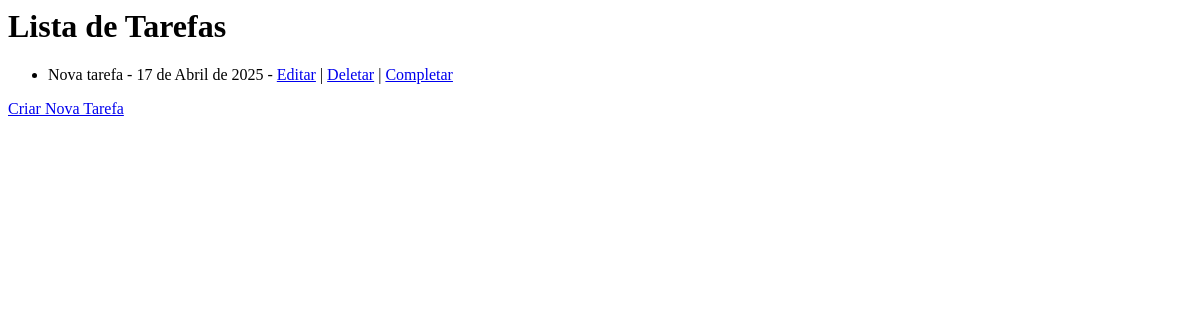
Before: / with the older database file.
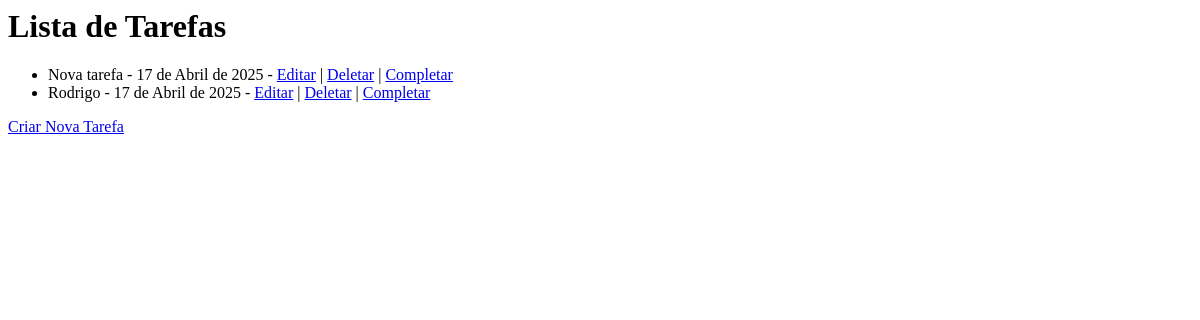
After: the same page with the newer database file.
### todos/models.py (models this page shows)
class Todo(models.Model):
	title = models.CharField(max_length=100, null=False, blank=False)
	created_at =models.DateField(auto_now_add=True,null=False,blank=False)
	deadline = models.DateField(null=False, blank=False)
	finished_at = models.DateField(null=True)

### todos/views.py (the view)
# urls.py: path('', TodoListView.as_view(), name='todo_list'),
class TodoListView(ListView):
    model = Todo

### todos/templates/todos/todo_list.html
<h1>Lista de Tarefas</h1>
    <ul>
        {% for todo in todo_list %}
    <li>{{ todo.title }} - {{ todo.deadline }} - <a href="{% url 'todo_update' todo.pk %}">Editar</a> | <a href="{% url 'todo_delete' todo.pk %}">Deletar</a> | <a href="{% url 'todo_complete' todo.pk %}">Completar</a></li>
        {% endfor %}
    </ul>
<a href="{% url 'todo_create' %}">Criar Nova Tarefa</a>

Changed rows visible on the page:
added Todo: title "Rodrigo", deadline "17 de Abril de 2025"
